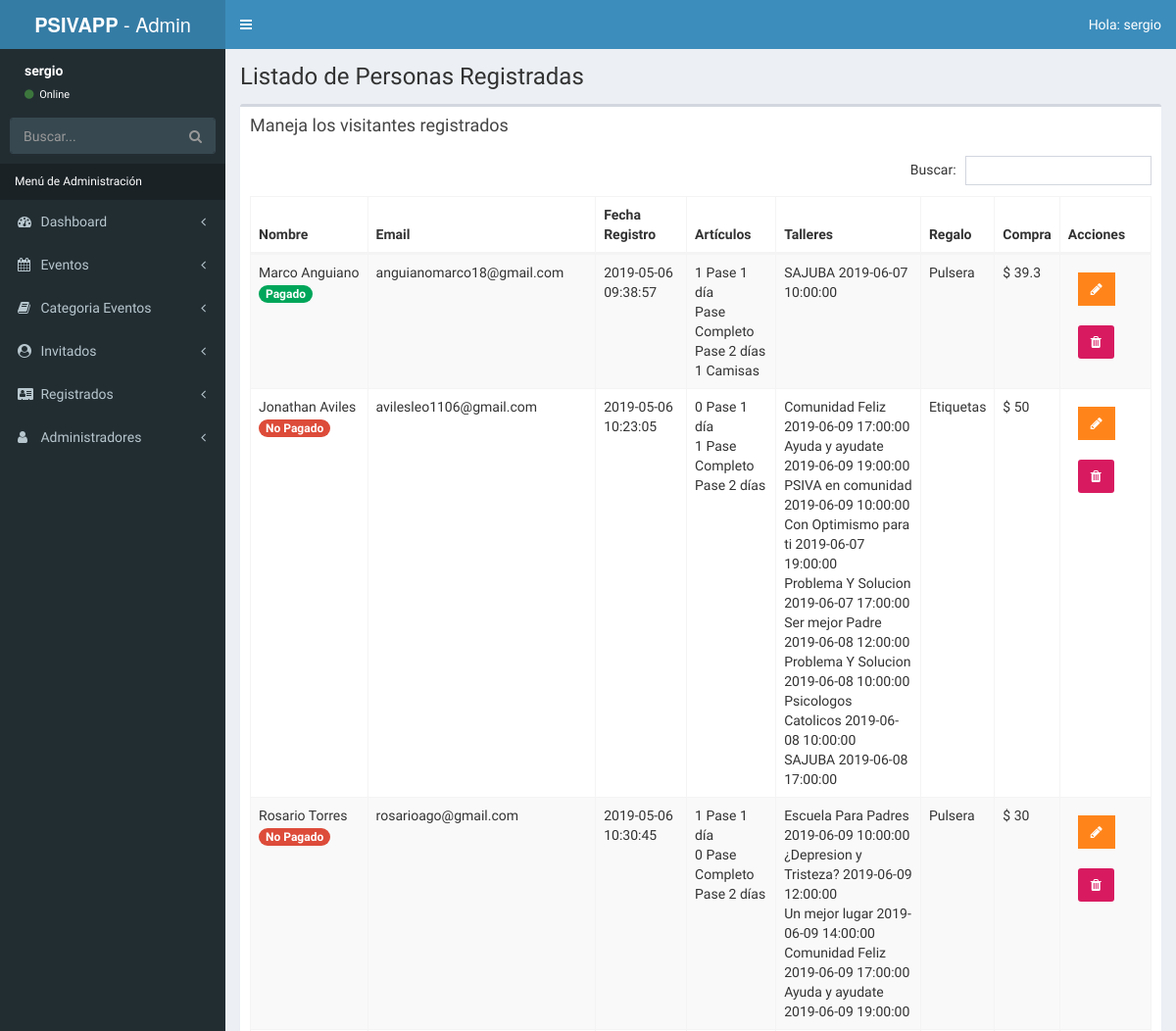
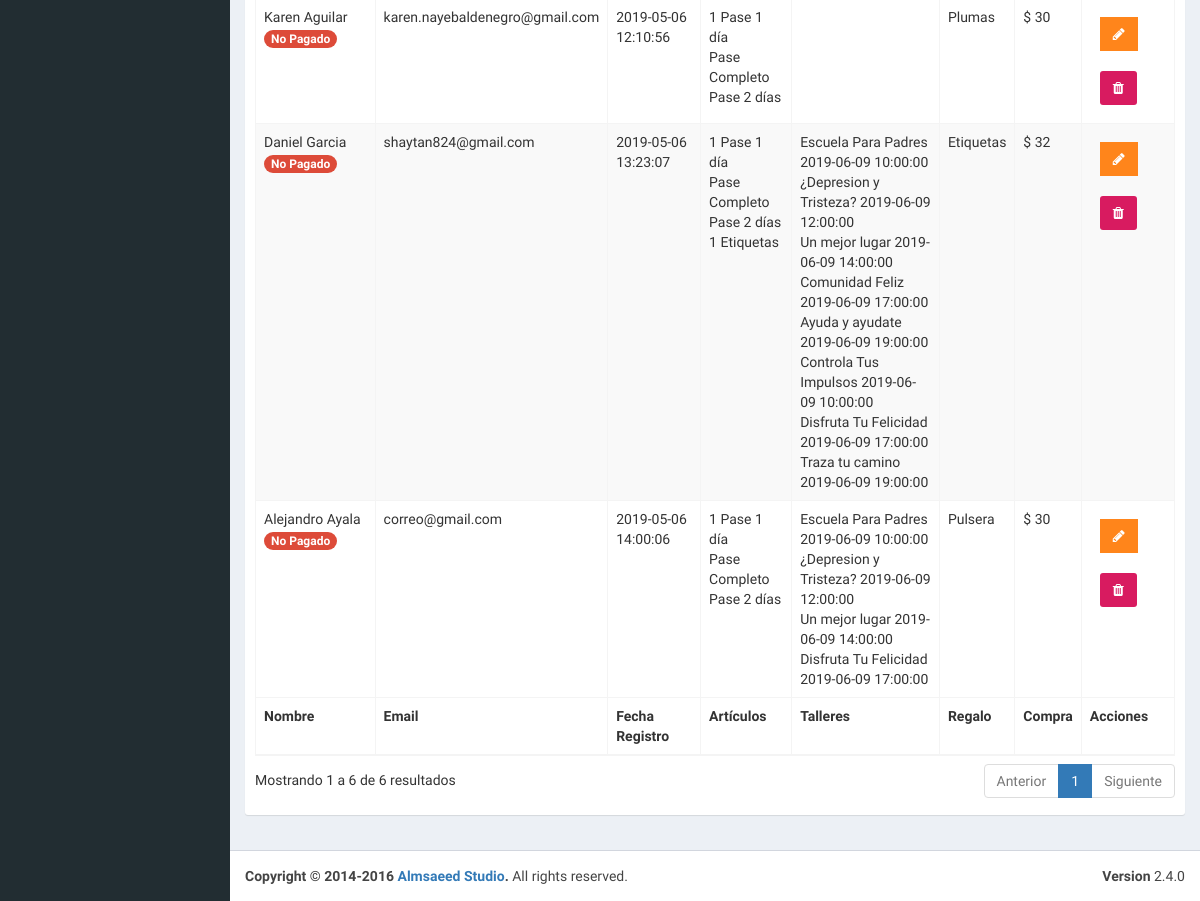
The app's page /admin/lista-registrados.php (signed in) with its own data (2 pictures, top to bottom).
### tables this page shows
CREATE TABLE `registrados` (
  `ID_Registrado` bigint(20) unsigned NOT NULL AUTO_INCREMENT,
  `nombre_registrado` varchar(50) NOT NULL,
  `apellido_registrado` varchar(50) NOT NULL,
  `email_registrado` varchar(100) NOT NULL,
  `fecha_registro` datetime NOT NULL,
  `pases_articulos` longtext NOT NULL,
  `talleres_registrados` longtext NOT NULL,
  `regalo` int(11) NOT NULL,
  `total_pagado` varchar(50) NOT NULL,
  `pagado` int(11) NOT NULL,
  PRIMARY KEY (`ID_Registrado`),
  KEY `regalo` (`regalo`),
  CONSTRAINT `registrados_ibfk_1` FOREIGN KEY (`regalo`) REFERENCES `regalos` (`ID_regalo`)
);

CREATE TABLE `eventos` (
  `evento_id` tinyint(10) NOT NULL AUTO_INCREMENT,
  `nombre_evento` varchar(60) NOT NULL,
  `fecha_evento` date NOT NULL,
  `hora_evento` time NOT NULL,
  `id_cat_evento` tinyint(10) NOT NULL,
  `id_inv` tinyint(4) NOT NULL,
  `clave` varchar(10) NOT NULL,
  `editado` timestamp NOT NULL DEFAULT CURRENT_TIMESTAMP ON UPDATE CURRENT_TIMESTAMP,
  PRIMARY KEY (`evento_id`),
  KEY `id_cat_evento` (`id_cat_evento`),
  KEY `id_inv` (`id_inv`),
  CONSTRAINT `eventos_ibfk_1` FOREIGN KEY (`id_cat_evento`) REFERENCES `categoria_evento` (`id_categoria`),
  CONSTRAINT `eventos_ibfk_2` FOREIGN KEY (`id_inv`) REFERENCES `invitados` (`invitado_id`)
);

CREATE TABLE `regalos` (
  `ID_regalo` int(11) NOT NULL AUTO_INCREMENT,
  `nombre_regalo` varchar(50) NOT NULL,
  PRIMARY KEY (`ID_regalo`)
);

### admin/lista-registrados.php (the view, shortened to what this page needs)
<?php
        include_once 'funciones/funciones.php';
        include_once 'templates/header.php';
        include_once 'templates/barra.php';
        include_once 'templates/navegacion.php';
?>
  <div class="content-wrapper">
    <section class="content-header">
          <h1>
            Listado de Personas Registradas
          </h1>
    </section>
    <section class="content">
      <div class="row">
        <div class="col-xs-12">
          <div class="box">
            <div class="box-header">
              <h3 class="box-title">Maneja los visitantes registrados</h3>
            </div>
            <div class="box-body">
              <table id="registros" class="table table-bordered table-striped">
                <thead>
                <tr>
                  <th>Nombre</th>
                  <th>Email</th>
                  <th>Fecha Registro</th>
                  <th>Artículos</th>
                  <th>Talleres</th>
                  <th>Regalo</th>
                  <th>Compra</th>
                  <th>Acciones</th>
                </tr>
                </thead>
                <tbody>
                        <?php
                            try {
                                $sql = "SELECT registrados.*, regalos.nombre_regalo FROM registrados ";
                                $sql .= " JOIN regalos ";
                                $sql .= " ON registrados.regalo = regalos.ID_regalo ";
                                $resultado = $conn->query($sql);
                            } catch (Exception $e) {
                                $error = $e->getMessage();
                                echo $error;
                            }
                            while($registrado = $resultado->fetch_assoc() ) { ?>
                                <tr>
                                    <td>
                                        <?php echo $registrado['nombre_registrado'] . " " . $registrado['apellido_registrado'];
                                             $pagado = $registrado['pagado'];
                                             if($pagado) {
                                                  echo '<span class="badge bg-green">Pagado</span>';
                                             } else {
                                                 echo '<span class="badge bg-red">No Pagado</span>';
                                             }
                                        ?>
                                    </td>
                                    <td><?php echo $registrado['email_registrado']; ?></td>
                                    <td><?php echo $registrado['fecha_registro']; ?></td>
                                    <td>
                                        <?php
                                            $articulos = json_decode($registrado['pases_articulos'], true);
                                            $arreglo_articulos = array(
                                                'un_dia' => 'Pase 1 día',
                                                'pase_2dias' => 'Pase 2 días',
                                                'pase_completo' => 'Pase Completo',
                                                'camisas' => 'Camisas',
                                                'etiquetas' => 'Etiquetas'
                                            );
                                            foreach($articulos as $llave => $articulo) {
                                                if(array_key_exists('cantidad', $articulo)) {
                                                    echo  $articulo['cantidad'] . " " . $arreglo_articulos[$llave]. "<br>";
                                                } else {
                                                    echo  $articulo . " " . $arreglo_articulos[$llave]. "<br>";
                                                }
                                            }
                                        ?>
                                    </td>
                                    <td>
                                        <?php   $eventos_resultado =  $registrado['talleres_registrados'];
                                                $talleres = json_decode($eventos_resultado, true);
                                                $talleres = implode("', '", $talleres['eventos']);
                                                $sql_talleres = "SELECT nombre_evento, fecha_evento, hora_evento FROM eventos WHERE clave IN  ('$talleres') OR evento_id IN ('$talleres') ";
                                                $resultado_talleres = $conn->query($sql_talleres);
                                                while($eventos = $resultado_talleres->fetch_assoc()) {
                                                    echo $eventos['nombre_evento'] . " " . $eventos['fecha_evento'] . " " . $eventos['hora_evento'] . "<br>";
                                                }
                                        ?>
                                    </td>
                                    <td><?php echo $registrado['nombre_regalo']; ?></td>
                                    <td>$ <?php echo (float) $registrado['total_pagado']; ?></td>
                                    <td>
                                        <a href="editar-registro.php?id=<?php echo $registrado['ID_Registrado']; ?>" class="btn bg-orange btn-flat margin">
                                            <i class="fa fa-pencil"></i>
                                        </a>
                                        <a href="#" data-id="<?php echo $registrado['ID_Registrado']; ?>" data-tipo="registrado" class="btn bg-maroon bnt-flat margin borrar_registro">
                                            <i class="fa fa-trash"></i>
                                        </a>
                                    </td>
                                </tr>
                            <?php }  ?>
                </tbody>
                <tfoot>
                <tr>
                    <th>Nombre</th>
                    <th>Email</th>
                    <th>Fecha Registro</th>
                    <th>Artículos</th>
                    <th>Talleres</th>
                    <th>Regalo</th>
                    <th>Compra</th>
                    <th>Acciones</th>
                </tr>
                </tfoot>
              </table>
            </div>
          </div>
        </div>
      </div>
    </section>
  </div>
  <?php
          include_once 'templates/footer.php';
  ?>

### records on screen
registrados: nombre_registrado "Marco", apellido_registrado "Anguiano", pagado "Pagado", email_registrado "anguianomarco18@gmail.com", fecha_registro "2019-05-06 09:38:57", cantidad "1", llave "Pase 1 día", llave "Pase Completo", llave "Pase 2 días", pases_articulos "1", llave "Camisas", regalo.nombre_regalo "Pulsera", total_pagado "39.3"
eventos: nombre_evento "SAJUBA", fecha_evento "2019-06-07", hora_evento "10:00:00"
registrados: nombre_registrado "Jonathan", apellido_registrado "Aviles", pagado "No Pagado", email_registrado "avilesleo1106@gmail.com", fecha_registro "2019-05-06 10:23:05", cantidad "0", llave "Pase 1 día", cantidad "1", llave "Pase Completo", llave "Pase 2 días", regalo.nombre_regalo "Etiquetas", total_pagado "50"
eventos: nombre_evento "Comunidad Feliz", fecha_evento "2019-06-09", hora_evento "17:00:00"
eventos: nombre_evento "Ayuda y ayudate", fecha_evento "2019-06-09", hora_evento "19:00:00"
eventos: nombre_evento "PSIVA en comunidad", fecha_evento "2019-06-09", hora_evento "10:00:00"
eventos: nombre_evento "Con Optimismo para ti", fecha_evento "2019-06-07", hora_evento "19:00:00"
eventos: nombre_evento "Problema Y Solucion", fecha_evento "2019-06-07", hora_evento "17:00:00"
eventos: nombre_evento "Ser mejor Padre", fecha_evento "2019-06-08", hora_evento "12:00:00"
eventos: nombre_evento "Problema Y Solucion", fecha_evento "2019-06-08", hora_evento "10:00:00"
eventos: nombre_evento "Psicologos Catolicos", fecha_evento "2019-06-08", hora_evento "10:00:00"
eventos: nombre_evento "SAJUBA", fecha_evento "2019-06-08", hora_evento "17:00:00"
registrados: nombre_registrado "Rosario", apellido_registrado "Torres", pagado "No Pagado", email_registrado "rosarioago@gmail.com", fecha_registro "2019-05-06 10:30:45", cantidad "1", llave "Pase 1 día", cantidad "0", llave "Pase Completo", llave "Pase 2 días", regalo.nombre_regalo "Pulsera", total_pagado "30"
eventos: nombre_evento "Escuela Para Padres", fecha_evento "2019-06-09", hora_evento "10:00:00"
eventos: nombre_evento "¿Depresion y Tristeza?", fecha_evento "2019-06-09", hora_evento "12:00:00"
eventos: nombre_evento "Un mejor lugar", fecha_evento "2019-06-09", hora_evento "14:00:00"
registrados: nombre_registrado "Karen", apellido_registrado "Aguilar", pagado "No Pagado", email_registrado "karen.nayebaldenegro@gmail.com", fecha_registro "2019-05-06 12:10:56", cantidad "1", llave "Pase 1 día", llave "Pase Completo", llave "Pase 2 días", regalo.nombre_regalo "Plumas", total_pagado "30"
registrados: nombre_registrado "Daniel", apellido_registrado "Garcia", pagado "No Pagado", email_registrado "shaytan824@gmail.com", fecha_registro "2019-05-06 13:23:07", cantidad "1", llave "Pase 1 día", llave "Pase Completo", llave "Pase 2 días", pases_articulos "1", llave "Etiquetas", regalo.nombre_regalo "Etiquetas", total_pagado "32"
eventos: nombre_evento "Controla Tus Impulsos", fecha_evento "2019-06-09", hora_evento "10:00:00"
eventos: nombre_evento "Disfruta Tu Felicidad", fecha_evento "2019-06-09", hora_evento "17:00:00"
eventos: nombre_evento "Traza tu camino", fecha_evento "2019-06-09", hora_evento "19:00:00"
registrados: nombre_registrado "Alejandro", apellido_registrado "Ayala", pagado "No Pagado", email_registrado "correo@gmail.com", fecha_registro "2019-05-06 14:00:06", cantidad "1", llave "Pase 1 día", llave "Pase Completo", llave "Pase 2 días", regalo.nombre_regalo "Pulsera", total_pagado "30"

### other values on screen
$_SESSION['nombre'] "sergio"
